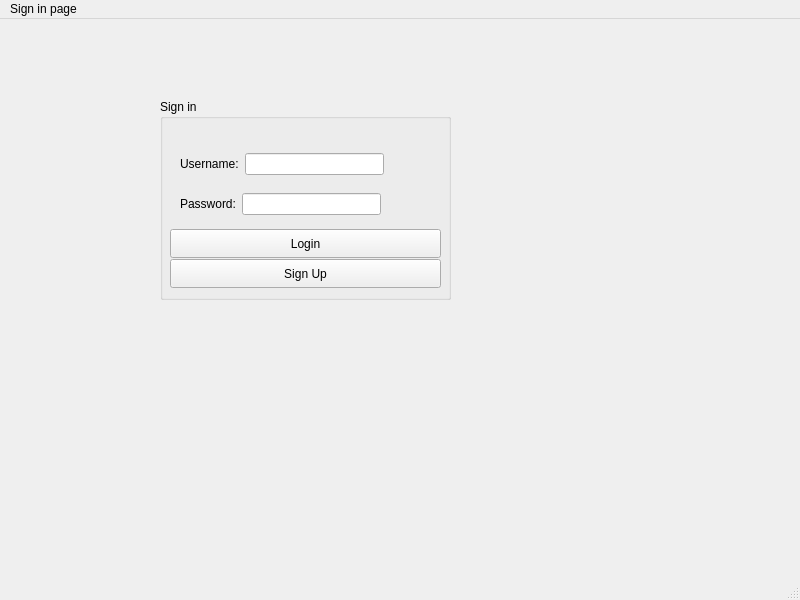
<?xml version="1.0" encoding="UTF-8"?>
<ui version="4.0">
 <class>MainWindow</class>
 <widget class="QMainWindow" name="MainWindow">
  <property name="geometry">
   <rect>
    <x>0</x>
    <y>0</y>
    <width>800</width>
    <height>600</height>
   </rect>
  </property>
  <property name="windowTitle">
   <string>MainWindow</string>
  </property>
  <widget class="QWidget" name="centralwidget">
   <widget class="QGroupBox" name="groupBox">
    <property name="geometry">
     <rect>
      <x>160</x>
      <y>80</y>
      <width>291</width>
      <height>201</height>
     </rect>
    </property>
    <property name="title">
     <string>Sign in</string>
    </property>
    <widget class="QPushButton" name="handleLoginButton">
     <property name="geometry">
      <rect>
       <x>10</x>
       <y>130</y>
       <width>271</width>
       <height>29</height>
      </rect>
     </property>
     <property name="text">
      <string>Login</string>
     </property>
    </widget>
    <widget class="QPushButton" name="goToSignupButton">
     <property name="geometry">
      <rect>
       <x>10</x>
       <y>160</y>
       <width>271</width>
       <height>29</height>
      </rect>
     </property>
     <property name="text">
      <string>Sign Up</string>
     </property>
    </widget>
    <widget class="QWidget" name="">
     <property name="geometry">
      <rect>
       <x>20</x>
       <y>50</y>
       <width>204</width>
       <height>30</height>
      </rect>
     </property>
     <layout class="QHBoxLayout" name="horizontalLayout">
      <item>
       <widget class="QLabel" name="label">
        <property name="text">
         <string>Username:</string>
        </property>
       </widget>
      </item>
      <item>
       <widget class="QLineEdit" name="Username_box"/>
      </item>
     </layout>
    </widget>
    <widget class="QWidget" name="">
     <property name="geometry">
      <rect>
       <x>20</x>
       <y>90</y>
       <width>201</width>
       <height>30</height>
      </rect>
     </property>
     <layout class="QHBoxLayout" name="horizontalLayout_2">
      <item>
       <widget class="QLabel" name="label_2">
        <property name="text">
         <string>Password:</string>
        </property>
       </widget>
      </item>
      <item>
       <widget class="QLineEdit" name="Password_box">
        <property name="echoMode">
         <enum>QLineEdit::EchoMode::Normal</enum>
        </property>
       </widget>
      </item>
     </layout>
    </widget>
   </widget>
  </widget>
  <widget class="QMenuBar" name="menubar">
   <property name="geometry">
    <rect>
     <x>0</x>
     <y>0</y>
     <width>800</width>
     <height>25</height>
    </rect>
   </property>
   <widget class="QMenu" name="menuSign_in">
    <property name="title">
     <string>Sign in page</string>
    </property>
   </widget>
   <addaction name="menuSign_in"/>
  </widget>
  <widget class="QStatusBar" name="statusbar"/>
 </widget>
 <resources/>
 <connections/>
</ui>
